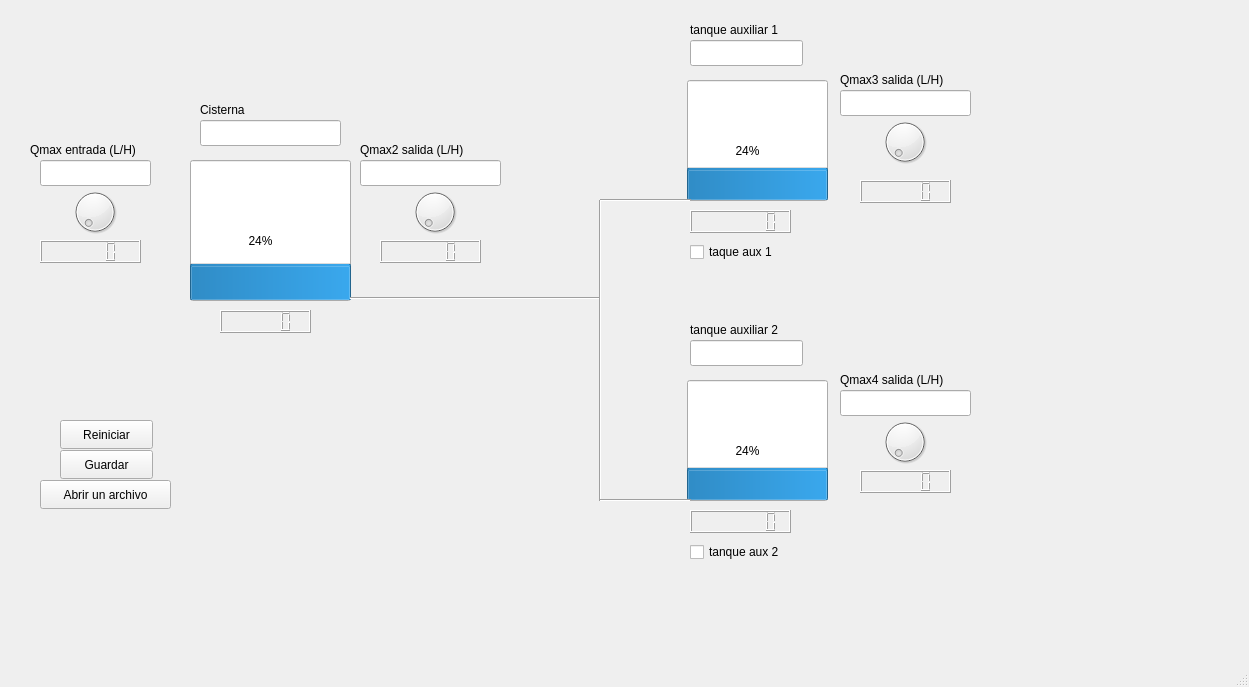
<?xml version="1.0" encoding="UTF-8"?>
<ui version="4.0">
 <class>MainWindow</class>
 <widget class="QMainWindow" name="MainWindow">
  <property name="geometry">
   <rect>
    <x>0</x>
    <y>0</y>
    <width>1249</width>
    <height>687</height>
   </rect>
  </property>
  <property name="windowTitle">
   <string>MainWindow</string>
  </property>
  <widget class="QWidget" name="centralwidget">
   <widget class="QDial" name="dial">
    <property name="geometry">
     <rect>
      <x>70</x>
      <y>180</y>
      <width>50</width>
      <height>64</height>
     </rect>
    </property>
    <property name="maximum">
     <number>100</number>
    </property>
   </widget>
   <widget class="QProgressBar" name="cisterna">
    <property name="geometry">
     <rect>
      <x>190</x>
      <y>160</y>
      <width>161</width>
      <height>141</height>
     </rect>
    </property>
    <property name="value">
     <number>24</number>
    </property>
    <property name="orientation">
     <enum>Qt::Vertical</enum>
    </property>
    <property name="invertedAppearance">
     <bool>false</bool>
    </property>
   </widget>
   <widget class="QLCDNumber" name="lcd">
    <property name="geometry">
     <rect>
      <x>220</x>
      <y>310</y>
      <width>91</width>
      <height>23</height>
     </rect>
    </property>
   </widget>
   <widget class="QLineEdit" name="capacidad">
    <property name="geometry">
     <rect>
      <x>200</x>
      <y>120</y>
      <width>141</width>
      <height>26</height>
     </rect>
    </property>
   </widget>
   <widget class="QLineEdit" name="Qmax">
    <property name="geometry">
     <rect>
      <x>40</x>
      <y>160</y>
      <width>111</width>
      <height>26</height>
     </rect>
    </property>
   </widget>
   <widget class="QPushButton" name="botonReiniciar">
    <property name="geometry">
     <rect>
      <x>60</x>
      <y>420</y>
      <width>93</width>
      <height>29</height>
     </rect>
    </property>
    <property name="text">
     <string>Reiniciar</string>
    </property>
   </widget>
   <widget class="QDial" name="dial2">
    <property name="geometry">
     <rect>
      <x>410</x>
      <y>180</y>
      <width>50</width>
      <height>64</height>
     </rect>
    </property>
   </widget>
   <widget class="QLineEdit" name="Qmax2">
    <property name="geometry">
     <rect>
      <x>360</x>
      <y>160</y>
      <width>141</width>
      <height>26</height>
     </rect>
    </property>
   </widget>
   <widget class="QLCDNumber" name="lcd2">
    <property name="geometry">
     <rect>
      <x>380</x>
      <y>240</y>
      <width>101</width>
      <height>23</height>
     </rect>
    </property>
   </widget>
   <widget class="QLCDNumber" name="lcd3">
    <property name="geometry">
     <rect>
      <x>690</x>
      <y>210</y>
      <width>101</width>
      <height>23</height>
     </rect>
    </property>
    <property name="smallDecimalPoint">
     <bool>false</bool>
    </property>
    <property name="digitCount">
     <number>7</number>
    </property>
   </widget>
   <widget class="QLCDNumber" name="lcd4">
    <property name="geometry">
     <rect>
      <x>690</x>
      <y>510</y>
      <width>101</width>
      <height>23</height>
     </rect>
    </property>
    <property name="digitCount">
     <number>7</number>
    </property>
   </widget>
   <widget class="QProgressBar" name="auxiliar3">
    <property name="geometry">
     <rect>
      <x>687</x>
      <y>80</y>
      <width>141</width>
      <height>121</height>
     </rect>
    </property>
    <property name="value">
     <number>24</number>
    </property>
    <property name="textVisible">
     <bool>true</bool>
    </property>
    <property name="orientation">
     <enum>Qt::Vertical</enum>
    </property>
    <property name="invertedAppearance">
     <bool>false</bool>
    </property>
    <property name="textDirection">
     <enum>QProgressBar::TopToBottom</enum>
    </property>
    <property name="format">
     <string>%p%</string>
    </property>
   </widget>
   <widget class="QProgressBar" name="auxiliar4">
    <property name="geometry">
     <rect>
      <x>687</x>
      <y>380</y>
      <width>141</width>
      <height>121</height>
     </rect>
    </property>
    <property name="value">
     <number>24</number>
    </property>
    <property name="orientation">
     <enum>Qt::Vertical</enum>
    </property>
   </widget>
   <widget class="QDial" name="dial4">
    <property name="geometry">
     <rect>
      <x>880</x>
      <y>410</y>
      <width>50</width>
      <height>64</height>
     </rect>
    </property>
   </widget>
   <widget class="QDial" name="dial3">
    <property name="geometry">
     <rect>
      <x>880</x>
      <y>110</y>
      <width>50</width>
      <height>64</height>
     </rect>
    </property>
   </widget>
   <widget class="QLineEdit" name="capacidad3">
    <property name="geometry">
     <rect>
      <x>690</x>
      <y>40</y>
      <width>113</width>
      <height>26</height>
     </rect>
    </property>
   </widget>
   <widget class="QLineEdit" name="capacidad4">
    <property name="geometry">
     <rect>
      <x>690</x>
      <y>340</y>
      <width>113</width>
      <height>26</height>
     </rect>
    </property>
   </widget>
   <widget class="QLineEdit" name="Qmax4">
    <property name="geometry">
     <rect>
      <x>840</x>
      <y>390</y>
      <width>131</width>
      <height>26</height>
     </rect>
    </property>
   </widget>
   <widget class="QLineEdit" name="Qmax3">
    <property name="geometry">
     <rect>
      <x>840</x>
      <y>90</y>
      <width>131</width>
      <height>26</height>
     </rect>
    </property>
   </widget>
   <widget class="QCheckBox" name="checkAux3">
    <property name="geometry">
     <rect>
      <x>690</x>
      <y>240</y>
      <width>111</width>
      <height>24</height>
     </rect>
    </property>
    <property name="text">
     <string>taque aux 1</string>
    </property>
   </widget>
   <widget class="QCheckBox" name="checkAux4">
    <property name="geometry">
     <rect>
      <x>690</x>
      <y>540</y>
      <width>121</width>
      <height>24</height>
     </rect>
    </property>
    <property name="text">
     <string>tanque aux 2</string>
    </property>
   </widget>
   <widget class="QLCDNumber" name="lcdsalida2">
    <property name="geometry">
     <rect>
      <x>860</x>
      <y>470</y>
      <width>91</width>
      <height>23</height>
     </rect>
    </property>
   </widget>
   <widget class="QLCDNumber" name="lcdsalida1">
    <property name="geometry">
     <rect>
      <x>860</x>
      <y>180</y>
      <width>91</width>
      <height>23</height>
     </rect>
    </property>
   </widget>
   <widget class="QPushButton" name="botonGuardar">
    <property name="geometry">
     <rect>
      <x>60</x>
      <y>450</y>
      <width>93</width>
      <height>29</height>
     </rect>
    </property>
    <property name="text">
     <string>Guardar</string>
    </property>
   </widget>
   <widget class="QPushButton" name="botonCargar">
    <property name="geometry">
     <rect>
      <x>40</x>
      <y>480</y>
      <width>131</width>
      <height>29</height>
     </rect>
    </property>
    <property name="text">
     <string>Abrir un archivo</string>
    </property>
   </widget>
   <widget class="QLabel" name="label">
    <property name="geometry">
     <rect>
      <x>30</x>
      <y>140</y>
      <width>131</width>
      <height>20</height>
     </rect>
    </property>
    <property name="text">
     <string>Qmax entrada (L/H)</string>
    </property>
   </widget>
   <widget class="QLabel" name="label_2">
    <property name="geometry">
     <rect>
      <x>200</x>
      <y>100</y>
      <width>91</width>
      <height>20</height>
     </rect>
    </property>
    <property name="text">
     <string>Cisterna</string>
    </property>
   </widget>
   <widget class="QLabel" name="label_3">
    <property name="geometry">
     <rect>
      <x>360</x>
      <y>140</y>
      <width>141</width>
      <height>20</height>
     </rect>
    </property>
    <property name="text">
     <string>Qmax2 salida (L/H)</string>
    </property>
   </widget>
   <widget class="QLabel" name="label_4">
    <property name="geometry">
     <rect>
      <x>690</x>
      <y>20</y>
      <width>111</width>
      <height>20</height>
     </rect>
    </property>
    <property name="text">
     <string>tanque auxiliar 1</string>
    </property>
   </widget>
   <widget class="QLabel" name="label_5">
    <property name="geometry">
     <rect>
      <x>690</x>
      <y>320</y>
      <width>121</width>
      <height>20</height>
     </rect>
    </property>
    <property name="text">
     <string>tanque auxiliar 2</string>
    </property>
   </widget>
   <widget class="QLabel" name="label_6">
    <property name="geometry">
     <rect>
      <x>840</x>
      <y>70</y>
      <width>131</width>
      <height>20</height>
     </rect>
    </property>
    <property name="text">
     <string>Qmax3 salida (L/H)</string>
    </property>
   </widget>
   <widget class="QLabel" name="label_7">
    <property name="geometry">
     <rect>
      <x>840</x>
      <y>370</y>
      <width>131</width>
      <height>20</height>
     </rect>
    </property>
    <property name="text">
     <string>Qmax4 salida (L/H)</string>
    </property>
   </widget>
   <widget class="Line" name="line">
    <property name="geometry">
     <rect>
      <x>350</x>
      <y>290</y>
      <width>251</width>
      <height>16</height>
     </rect>
    </property>
    <property name="orientation">
     <enum>Qt::Horizontal</enum>
    </property>
   </widget>
   <widget class="Line" name="line_2">
    <property name="geometry">
     <rect>
      <x>590</x>
      <y>200</y>
      <width>20</width>
      <height>301</height>
     </rect>
    </property>
    <property name="orientation">
     <enum>Qt::Vertical</enum>
    </property>
   </widget>
   <widget class="Line" name="line_3">
    <property name="geometry">
     <rect>
      <x>600</x>
      <y>190</y>
      <width>91</width>
      <height>20</height>
     </rect>
    </property>
    <property name="orientation">
     <enum>Qt::Horizontal</enum>
    </property>
   </widget>
   <widget class="Line" name="line_4">
    <property name="geometry">
     <rect>
      <x>600</x>
      <y>490</y>
      <width>91</width>
      <height>20</height>
     </rect>
    </property>
    <property name="orientation">
     <enum>Qt::Horizontal</enum>
    </property>
   </widget>
   <widget class="QLCDNumber" name="lcdsalida">
    <property name="geometry">
     <rect>
      <x>40</x>
      <y>240</y>
      <width>101</width>
      <height>23</height>
     </rect>
    </property>
   </widget>
  </widget>
  <widget class="QMenuBar" name="menubar">
   <property name="geometry">
    <rect>
     <x>0</x>
     <y>0</y>
     <width>1249</width>
     <height>26</height>
    </rect>
   </property>
  </widget>
  <widget class="QStatusBar" name="statusbar"/>
 </widget>
 <resources/>
 <connections/>
</ui>
